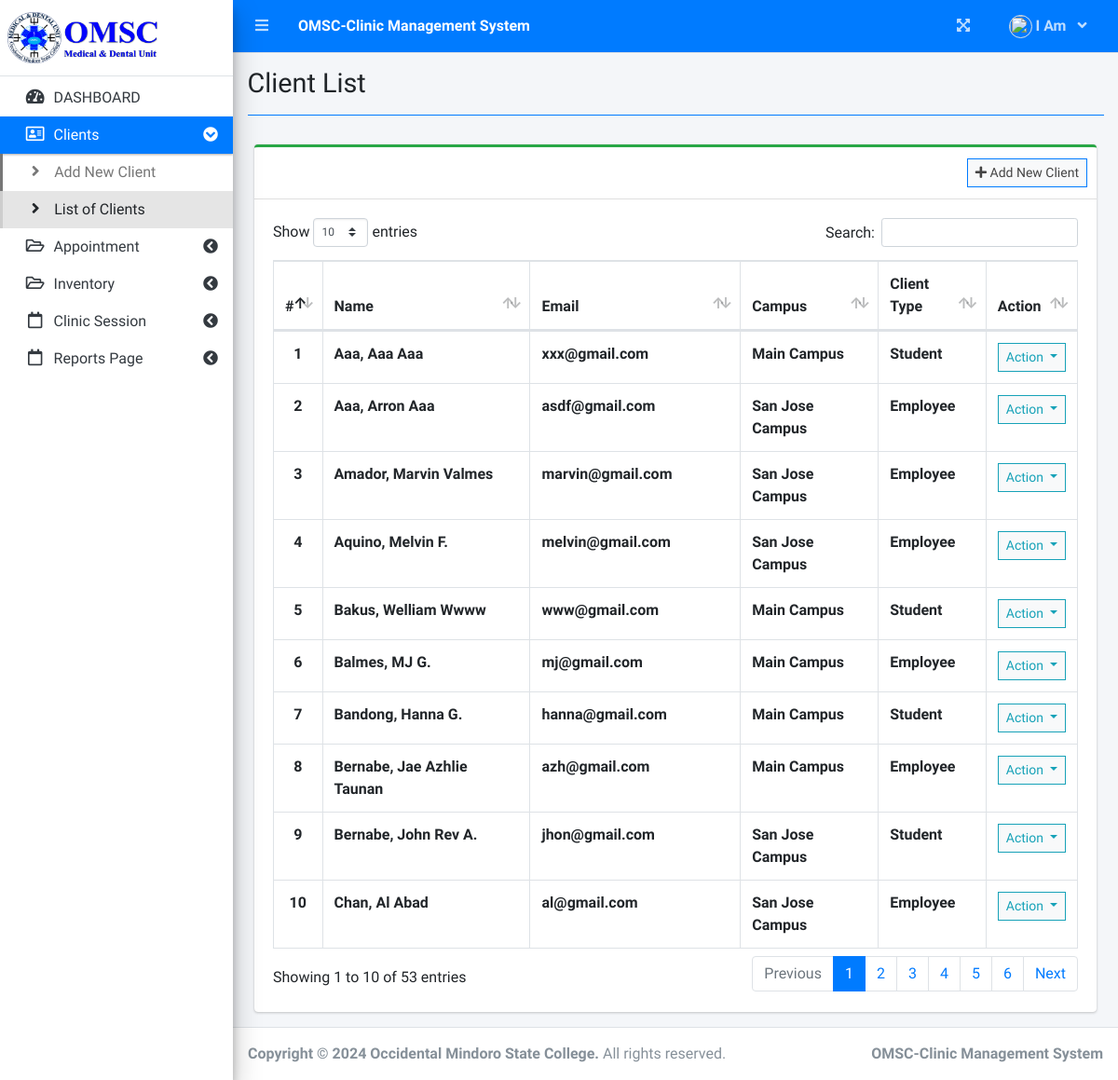
The app's page /index.php?page=client_list (signed in) with its own data.
### tables this page shows
CREATE TABLE `client_list` (
  `id` int(30) NOT NULL,
  `firstname` varchar(200) NOT NULL,
  `middlename` varchar(200) NOT NULL,
  `lastname` varchar(200) NOT NULL,
  `contact` varchar(255) NOT NULL,
  `email` varchar(200) NOT NULL,
  `password` text NOT NULL,
  `campus_id` int(30) NOT NULL,
  `designation_id` int(30) NOT NULL,
  `avatar` text DEFAULT NULL,
  `date_created` datetime NOT NULL DEFAULT current_timestamp(),
  `fullname` varchar(255) NOT NULL,
  `patient_type` int(11) NOT NULL,
  `d1` varchar(255) NOT NULL,
  `d2` varchar(255) NOT NULL,
  `d3` varchar(255) NOT NULL,
  `d4` varchar(255) NOT NULL,
  `d5` varchar(255) NOT NULL,
  `d6` varchar(255) DEFAULT NULL,
  `d7` varchar(255) NOT NULL,
  `d8` varchar(255) NOT NULL,
  `d9` varchar(255) NOT NULL,
  `d10` varchar(255) NOT NULL,
  `d11` varchar(255) NOT NULL,
  `d12` varchar(255) NOT NULL,
  `d13` varchar(255) NOT NULL,
  `d14` varchar(255) NOT NULL,
  `d15` varchar(255) NOT NULL,
  `d16` varchar(255) NOT NULL,
  `d17` varchar(255) NOT NULL,
  `d18` varchar(255) NOT NULL,
  `d19` varchar(255) NOT NULL,
  `d20` varchar(255) NOT NULL,
  `d21` varchar(255) NOT NULL,
  `d22` varchar(255) NOT NULL,
  `d23` varchar(255) DEFAULT NULL,
  `d24` varchar(255) NOT NULL,
  `d25` varchar(255) DEFAULT NULL,
  `d26` varchar(255) NOT NULL,
  `d27` varchar(255) DEFAULT NULL,
  `d28` varchar(255) NOT NULL,
  `d29` varchar(255) DEFAULT NULL,
  `d30` varchar(255) NOT NULL,
  `d31` varchar(255) DEFAULT NULL,
  `d32` varchar(255) NOT NULL,
  `d33` varchar(255) DEFAULT NULL,
  `d34` varchar(255) NOT NULL,
  `d35` int(11) NOT NULL DEFAULT 0,
  `d36` int(11) NOT NULL,
  `d37` int(11) NOT NULL,
  `d38` int(11) NOT NULL,
  `d39` int(11) NOT NULL,
  `d40` int(11) NOT NULL,
  `d41` int(11) NOT NULL,
  `d42` int(11) NOT NULL,
  `d43` int(11) NOT NULL,
  `d44` int(11) NOT NULL,
  `d45` int(11) NOT NULL,
  `d46` int(11) NOT NULL,
  `d47` int(11) NOT NULL,
  `d48` int(11) NOT NULL,
  `d49` int(11) NOT NULL,
  `d50` int(11) NOT NULL,
  `d51` int(11) NOT NULL,
  `d52` int(11) NOT NULL,
  `d53` int(11) NOT NULL,
  `d54` int(11) NOT NULL,
  `d55` int(11) NOT NULL,
  `d56` int(11) NOT NULL,
  `d57` int(11) NOT NULL,
  `d58` int(11) NOT NULL,
  `d59` int(11) NOT NULL,
  `d60` int(11) NOT NULL,
  `d61` int(11) NOT NULL,
  `d62` int(11) NOT NULL,
  `d63` int(11) NOT NULL,
  `d64` int(11) NOT NULL,
  `d65` int(11) NOT NULL,
  `d66` int(11) NOT NULL,
  `d67` int(11) NOT NULL,
  `d68` varchar(255) NOT NULL,
  `d69` int(11) NOT NULL,
  `d70` varchar(255) NOT NULL,
  `d71` int(11) NOT NULL,
  `d72` varchar(255) NOT NULL,
  `d73` int(11) NOT NULL,
  `d74` varchar(255) NOT NULL,
  `d75` int(11) NOT NULL,
  `d76` varchar(255) NOT NULL,
  `d77` int(11) NOT NULL,
  `d78` varchar(255) NOT NULL,
  `d79` int(11) NOT NULL,
  `d80` varchar(255) NOT NULL,
  `d81` int(11) NOT NULL,
  `d82` varchar(255) NOT NULL,
  `d83` int(11) NOT NULL,
  `d84` varchar(255) NOT NULL,
  `d85` int(11) NOT NULL,
  `d86` varchar(255) NOT NULL,
  `d87` int(11) NOT NULL,
  `d88` varchar(255) NOT NULL,
  `d89` int(11) NOT NULL,
  `d90` varchar(255) NOT NULL,
  `d91` int(11) NOT NULL,
  `d92` varchar(255) NOT NULL,
  `d93` int(11) NOT NULL,
  `d94` varchar(255) NOT NULL,
  `d95` varchar(255) NOT NULL,
  `d96` varchar(255) NOT NULL,
  `d97` varchar(255) NOT NULL,
  `d98` varchar(255) NOT NULL,
  `d99` varchar(255) NOT NULL,
  `d100` varchar(255) NOT NULL,
  `d101` varchar(255) NOT NULL,
  `d102` varchar(255) NOT NULL,
  `d103` varchar(255) NOT NULL
);

### client_list.php (the view, shortened to what this page needs)
<?php include'db_connect.php' ?>
<div class="col-lg-12">
	<div class="card card-outline card-success">
		<div class="card-header">
			<div class="card-tools">
				<a class="btn btn-block btn-sm btn-default btn-flat border-primary" href="./index.php?page=new_client"><i class="fa fa-plus"></i> Add New Client</a>
			</div>
		</div>
		<div class="card-body">
			<table class="table tabe-hover table-bordered" id="list">
				<thead>
					<tr>
						<th class="text-center">#</th>
						<th>Name</th>
						<th>Email</th>
						<th>Campus</th>
						<th>Client Type</th>
						<th>Action</th>
					</tr>
				</thead>
				<tbody>
					<?php
					$i = 1;
					$type = $conn->query("SELECT * FROM patient_type ");
					$design_arr[0]= "Unset";
					while($row=$type->fetch_assoc()){
						$design_arr[$row['id']] =$row['type'];
					}
					$departments = $conn->query("SELECT * FROM campus_list ");
					$dept_arr[0]= "Unset";
					while($row=$departments->fetch_assoc()){
						$dept_arr[$row['id']] =$row['campus'];
					}
					$qry = $conn->query("SELECT *,concat(lastname,', ',firstname,' ',middlename) as name FROM client_list order by concat(lastname,', ',firstname,' ',middlename) asc");
					while($row= $qry->fetch_assoc()):
					?>
					<tr>
						<th class="text-center"><?php echo $i++ ?></th>
						<td><b><?php echo ucwords($row['name']) ?></b></td>
						<td><b><?php echo $row['email'] ?></b></td>
						<td><b><?php echo isset($dept_arr[$row['campus_id']]) ? $dept_arr[$row['campus_id']] : 'Unknow Campus' ?></b></td>
						<td><b><?php echo isset($design_arr[$row['patient_type']]) ? $design_arr[$row['patient_type']] : 'Unknow CLient Type' ?></b></td>
						<td class="text-center">
							<button type="button" class="btn btn-default btn-sm btn-flat border-info wave-effect text-info dropdown-toggle" data-toggle="dropdown" aria-expanded="true">
		                      Action
		                    </button>
						</td>
					</tr>
				<?php endwhile; ?>
				</tbody>
			</table>
		</div>
	</div>
</div>

### records on screen
client_list: name "Aaa, Aaa Aaa", email "xxx@gmail.com", campus "Main Campus", patient_type "Student"
client_list: name "Aaa, Arron Aaa", email "asdf@gmail.com", campus "San Jose Campus", patient_type "Employee"
client_list: name "Amador, Marvin Valmes", email "marvin@gmail.com", campus "San Jose Campus", patient_type "Employee"
client_list: name "Aquino, Melvin F.", email "melvin@gmail.com", campus "San Jose Campus", patient_type "Employee"
client_list: name "Bakus, Welliam Wwww", email "www@gmail.com", campus "Main Campus", patient_type "Student"
client_list: name "Balmes, MJ G.", email "mj@gmail.com", campus "Main Campus", patient_type "Employee"
client_list: name "Bandong, Hanna G.", email "hanna@gmail.com", campus "Main Campus", patient_type "Student"
client_list: name "Bernabe, Jae Azhlie Taunan", email "azh@gmail.com", campus "Main Campus", patient_type "Employee"
client_list: name "Bernabe, John Rev A.", email "jhon@gmail.com", campus "San Jose Campus", patient_type "Student"
client_list: name "Chan, Al Abad", email "al@gmail.com", campus "San Jose Campus", patient_type "Employee"

### other values on screen
$_SESSION['system']['name'] "OMSC-Clinic Management System"
$_SESSION['login_firstname'] "I Am"
$title "Client List"
